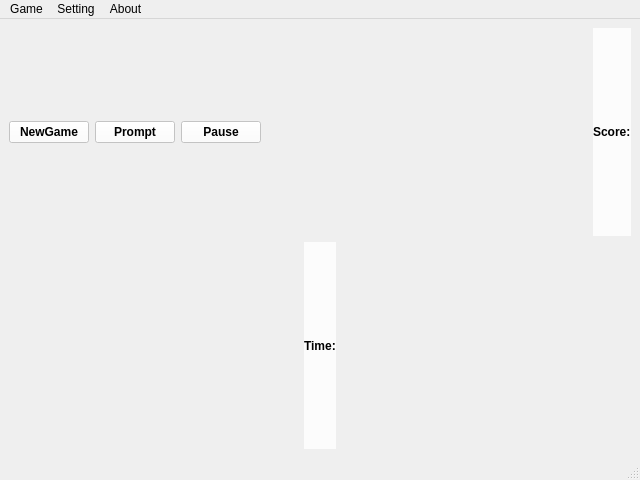
<?xml version="1.0" encoding="UTF-8"?>
<ui version="4.0">
 <class>MainWindow</class>
 <widget class="QMainWindow" name="MainWindow">
  <property name="geometry">
   <rect>
    <x>0</x>
    <y>0</y>
    <width>640</width>
    <height>480</height>
   </rect>
  </property>
  <property name="windowTitle">
   <string>MainWindow</string>
  </property>
  <property name="styleSheet">
   <string notr="true">QLabel, QAbstractButton {
    font: bold;
	background-color:rgba(255, 255, 255, 200);
}
</string>
  </property>
  <widget class="QWidget" name="centralwidget">
   <layout class="QHBoxLayout" name="horizontalLayout_3">
    <item>
     <layout class="QVBoxLayout" name="verticalLayout">
      <item>
       <layout class="QHBoxLayout" name="horizontalLayout">
        <item>
         <widget class="QPushButton" name="newGameButton">
          <property name="text">
           <string>NewGame</string>
          </property>
         </widget>
        </item>
        <item>
         <widget class="QPushButton" name="promptButton">
          <property name="text">
           <string>Prompt</string>
          </property>
         </widget>
        </item>
        <item>
         <widget class="QPushButton" name="pauseButton">
          <property name="text">
           <string>Pause</string>
          </property>
         </widget>
        </item>
        <item>
         <spacer name="horizontalSpacer">
          <property name="orientation">
           <enum>Qt::Horizontal</enum>
          </property>
          <property name="sizeHint" stdset="0">
           <size>
            <width>40</width>
            <height>20</height>
           </size>
          </property>
         </spacer>
        </item>
        <item>
         <widget class="QLabel" name="scoreLabel">
          <property name="text">
           <string>Score:</string>
          </property>
         </widget>
        </item>
       </layout>
      </item>
      <item>
       <layout class="QHBoxLayout" name="horizontalLayout_2">
        <item>
         <spacer name="horizontalSpacer_3">
          <property name="orientation">
           <enum>Qt::Horizontal</enum>
          </property>
          <property name="sizeHint" stdset="0">
           <size>
            <width>40</width>
            <height>20</height>
           </size>
          </property>
         </spacer>
        </item>
        <item>
         <widget class="QLabel" name="label_2">
          <property name="text">
           <string>Time:</string>
          </property>
         </widget>
        </item>
        <item>
         <layout class="QHBoxLayout" name="timeLineLayout"/>
        </item>
        <item>
         <spacer name="horizontalSpacer_2">
          <property name="orientation">
           <enum>Qt::Horizontal</enum>
          </property>
          <property name="sizeHint" stdset="0">
           <size>
            <width>40</width>
            <height>20</height>
           </size>
          </property>
         </spacer>
        </item>
       </layout>
      </item>
      <item>
       <layout class="QHBoxLayout" name="playWidgetLayout"/>
      </item>
     </layout>
    </item>
    <item>
     <layout class="QVBoxLayout" name="nameAndDescription"/>
    </item>
   </layout>
  </widget>
  <widget class="QMenuBar" name="menubar">
   <property name="geometry">
    <rect>
     <x>0</x>
     <y>0</y>
     <width>640</width>
     <height>23</height>
    </rect>
   </property>
   <widget class="QMenu" name="menuGame">
    <property name="title">
     <string>Game</string>
    </property>
    <addaction name="actionNew"/>
    <addaction name="actionClose"/>
   </widget>
   <widget class="QMenu" name="menuSetting">
    <property name="title">
     <string>Setting</string>
    </property>
    <addaction name="actionMusic_On_Off"/>
   </widget>
   <widget class="QMenu" name="menuAbout">
    <property name="title">
     <string>About</string>
    </property>
    <addaction name="actionAbout_Me"/>
   </widget>
   <addaction name="menuGame"/>
   <addaction name="menuSetting"/>
   <addaction name="menuAbout"/>
  </widget>
  <widget class="QStatusBar" name="statusbar"/>
  <action name="actionNew">
   <property name="text">
    <string>NewGame</string>
   </property>
  </action>
  <action name="actionClose">
   <property name="text">
    <string>Close</string>
   </property>
  </action>
  <action name="actionMusic_On_Off">
   <property name="text">
    <string>Music On/Off</string>
   </property>
  </action>
  <action name="actionAbout_Me">
   <property name="text">
    <string>About Me</string>
   </property>
  </action>
 </widget>
 <resources/>
 <connections>
  <connection>
   <sender>actionClose</sender>
   <signal>triggered()</signal>
   <receiver>MainWindow</receiver>
   <slot>close()</slot>
   <hints>
    <hint type="sourcelabel">
     <x>-1</x>
     <y>-1</y>
    </hint>
    <hint type="destinationlabel">
     <x>319</x>
     <y>239</y>
    </hint>
   </hints>
  </connection>
 </connections>
</ui>
